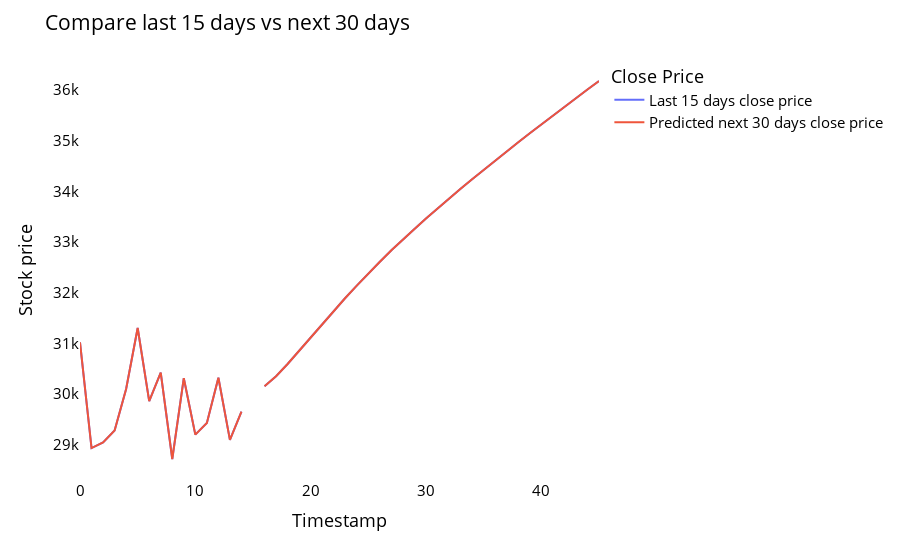

Notebook source saved alongside this figure:
### Code cell
temp_mat = np.empty((len(last_days)+pred_days+1,1))
temp_mat[:] = np.nan
temp_mat = temp_mat.reshape(1,-1).tolist()[0]

last_original_days_value = temp_mat
next_predicted_days_value = temp_mat

last_original_days_value[0:time_step+1] = scaler.inverse_transform(closedf[len(closedf)-time_step:]).reshape(1,-1).tolist()[0]
next_predicted_days_value[time_step+1:] = scaler.inverse_transform(np.array(lst_output).reshape(-1,1)).reshape(1,-1).tolist()[0]

new_pred_plot = pd.DataFrame({
    'last_original_days_value':last_original_days_value,
    'next_predicted_days_value':next_predicted_days_value
})

names = cycle(['Last 15 days close price','Predicted next 30 days close price'])

fig = px.line(new_pred_plot,x=new_pred_plot.index, y=[new_pred_plot['last_original_days_value'],
                                                      new_pred_plot['next_predicted_days_value']],
              labels={'value': 'Stock price','index': 'Timestamp'})
fig.update_layout(title_text='Compare last 15 days vs next 30 days',
                  plot_bgcolor='white', font_size=15, font_color='black',legend_title_text='Close Price')

fig.for_each_trace(lambda t:  t.update(name = next(names)))
fig.update_xaxes(showgrid=False)
fig.update_yaxes(showgrid=False)
fig.show()

### Figure 1 — Plotly figure (JSON) as saved in the notebook; plotly's stock layout.template omitted (floating-point values rounded to 4 significant figures)
{"data": [{"hovertemplate": "variable=last_original_days_value<br>Timestamp=%{x}<br>Stock price=%{y}<extra></extra>", "legendgroup": "last_original_days_value", "line": {"color": "#636efa", "dash": "solid"}, "marker": {"symbol": "circle"}, "mode": "lines", "name": "Last 15 days close price", "orientation": "v", "showlegend": true, "type": "scatter", "x": [0, 1, 2, 3, 4, 5, 6, 7, 8, 9, 10, 11, 12, 13, 14, 15, 16, 17, 18, 19, 20, 21, 22, 23, 24, 25, 26, 27, 28, 29, 30, 31, 32, 33, 34, 35, 36, 37, 38, 39, 40, 41, 42, 43, 44, 45], "xaxis": "x", "y": [31020.0, 28940.0, 29050.0, 29280.0, 30100.0, 31310.0, 29860.0, 30430.0, 28720.0, 30310.0, 29200.0, 29430.0, 30320.0, 29100.0, 29660.0, null, 30160.0, 30360.0, 30600.0, 30860.0, 31120.0, 31390.0, 31640.0, 31900.0, 32140.0, 32380.0, 32610.0, 32840.0, 33060.0, 33260.0, 33470.0, 33670.0, 33860.0, 34050.0, 34240.0, 34430.0, 34610.0, 34790.0, 34970.0, 35150.0, 35320.0, 35500.0, 35670.0, 35840.0, 36010.0, 36180.0], "yaxis": "y"}, {"hovertemplate": "variable=next_predicted_days_value<br>Timestamp=%{x}<br>Stock price=%{y}<extra></extra>", "legendgroup": "next_predicted_days_value", "line": {"color": "#EF553B", "dash": "solid"}, "marker": {"symbol": "circle"}, "mode": "lines", "name": "Predicted next 30 days close price", "orientation": "v", "showlegend": true, "type": "scatter", "x": [0, 1, 2, 3, 4, 5, 6, 7, 8, 9, 10, 11, 12, 13, 14, 15, 16, 17, 18, 19, 20, 21, 22, 23, 24, 25, 26, 27, 28, 29, 30, 31, 32, 33, 34, 35, 36, 37, 38, 39, 40, 41, 42, 43, 44, 45], "xaxis": "x", "y": [31020.0, 28940.0, 29050.0, 29280.0, 30100.0, 31310.0, 29860.0, 30430.0, 28720.0, 30310.0, 29200.0, 29430.0, 30320.0, 29100.0, 29660.0, null, 30160.0, 30360.0, 30600.0, 30860.0, 31120.0, 31390.0, 31640.0, 31900.0, 32140.0, 32380.0, 32610.0, 32840.0, 33060.0, 33260.0, 33470.0, 33670.0, 33860.0, 34050.0, 34240.0, 34430.0, 34610.0, 34790.0, 34970.0, 35150.0, 35320.0, 35500.0, 35670.0, 35840.0, 36010.0, 36180.0], "yaxis": "y"}], "layout": {"font": {"color": "black", "size": 15}, "legend": {"title": {"text": "Close Price"}, "tracegroupgap": 0}, "margin": {"t": 60}, "plot_bgcolor": "white", "title": {"text": "Compare last 15 days vs next 30 days"}, "xaxis": {"anchor": "y", "domain": [0, 1], "showgrid": false, "title": {"text": "Timestamp"}}, "yaxis": {"anchor": "x", "domain": [0, 1], "showgrid": false, "title": {"text": "Stock price"}}}}
